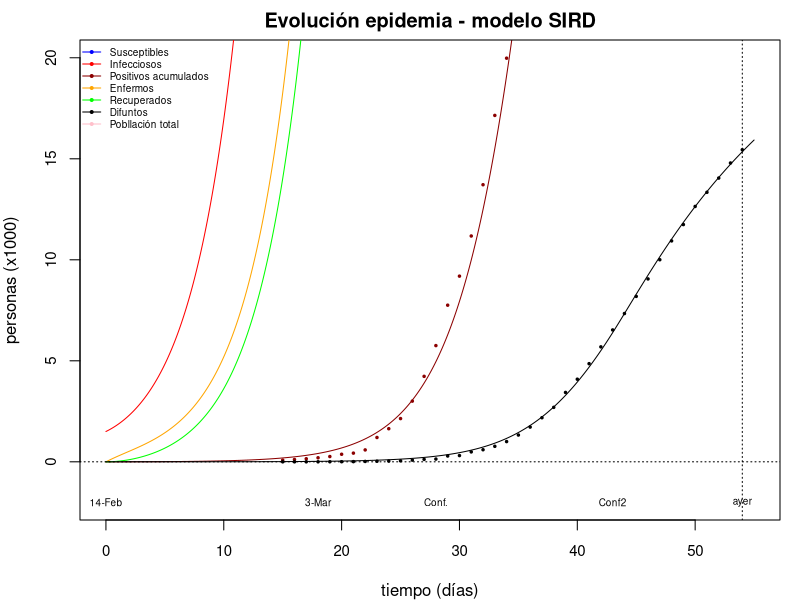

Generate this figure with R:
# MODELO SIERD (modificado del de JMO)
# Modelo de cajas para propagación de epidemias. 
# Cajas:
# S susceptibles
# I infecciosos 
# E Enfermos
# R recuperados 
# D difuntos
# C casos detectados acumulados
#
# Procesos que este modelo no tiene en cuenta:
# Compartimentalización espacial de la población.
# Distribución por edades de la población.
# Retraso o latencia entre la infección y la infeciosidad.
# 
# Unidades: tiempo en días y las demás variables en millares de personas.

library(deSolve) #Para usar la función "ode" http://biom300.weebly.com/simulating-disease-models-examples.html

# Sistemas de ecuaciones diferenciales en R
# Podemos resolver numericamente estos sistemas en R gracias a la función ode() del package deSolve
# Instalar con:
##  install.packages("deSolve")
# Se usa con la función with() function abajo:
sird_equations <- function(time, variables, parameters) {
  with(as.list(c(variables, parameters)), {
    dS <- - alpha(time)*I*S + gamma*R
    dI <- + alpha(time)*I*S - epsilon*(I-E)
    dE <- + epsilon*(I-E) - beta*E - delta*E
    dR <- + beta*E - gamma*R
    dD <- + delta*E
    dC <- + alpha(time)*E*S
    return(list(c(dS, dI, dR, dD, dC, dE)))
  })
}

#Salida gráfica:
ymin=-2
ymax=020

#Tiempos del modelo:
día_final_modelo=55
dia_cero_lbl = "14-Feb" #día correspondiente al inicio del modelo.
dia_primer_dato <- 15 #29 de febrero 2020, día del modelo correspondiente al día del primer dato (ver abajo)
dia_primera_muerte <- dia_primer_dato + 3
dia_primera_muerte_lbl="3-Mar"
dia_confinamiento <- dia_primer_dato + 13 #13-April onset of confinement and alpha2
dia_confinamiento_lbl="Conf."
dia_confinamiento2 <- dia_primer_dato + 28 #Lunes 30-April onset of confinement and alpha2
dia_confinamiento2_lbl="Conf2"
# Datos reales de Covid-19 en España 
numero_datos = 39
dias <- dia_primer_dato + seq(0, numero_datos, by = 1) 
#Casos detectados en miles, de https://ourworldindata.org/coronavirus#confirmed-covid-19-cases-by-country
casos <- c(.083, #29 febrero
           .114,.151,.200,.261,.374,.430,.589,1.204,1.639,2.140,3.004,4.231,5.753,7.753, #hasta el 14 de marzo
           9.191,11.178,13.716,17.147,19.980,24.926,28.572,33.089,39.673,47.610,56.188,64.059,72.248,78.797, 85.195,
           94.417, 102.136, 110.238, 117.710, 124.136,  #from April 1st
          131.646, 136.675, 141.942, 148.220, 153.222 ) #from April 5th, data from https://www.worldometers.info/coronavirus/country/spain/
#Muertes en miles, https://ourworldindata.org/coronavirus#confirmed-covid-19-deaths-by-country
dead <- c(0.000, #29 febrero
          0.000,0.000,0.001,0.003,0.005,0.009, 0.019,0.028,0.036,0.050,0.084,0.121,0.136,0.288,0.309,0.491,0.598,0.767,1.002,1.326,1.720,2.182, 2.696,3.434,4.089,4.858,5.690,6.528, 7.340, 
          8.189, 9.053, 10.003, 10.935, 11.744, #from April 1st
          12.641, 13.341, 14.045, 14.792, 15.447 ) #from April 5th, data from https://www.worldometers.info/coronavirus/country/spain/
datos <- data.frame (dias,casos,dead)

#Tiempos en que calcular las variables
tiempos <- seq(0, día_final_modelo, by = .1) #paso de 0.1 días


#PARÁMETROS
población <- 47000 #en miles de individuos
p <- 1 #1 #proporción inicial de susceptibles
q <- .007 #.17 proporción de infecciosos que son detectados. Vò study: 89 positives nearly none knew.
#valores iniciales [miles]:
S0 <- p*población 
I0 <- 1.5 #el 14-F había en España 2 casos confirmados
R0 <- 0
D0 <- 0
C0 <- I0*q
E0 <- 0


alpha1 <- 8.3e-6 #tasa capacidad de infeccion de Susceptibles`` [%/100/persona/dia]
alpha2 <- alpha1/1  #0e-6 #tras el confinamiento
alpha3 <- alpha2/7 #0e-6 #tras el cierre salvo esenciales
alpha <- function(time){if (time<dia_confinamiento2){if (time<dia_confinamiento){alpha1} else{alpha2}} else{alpha3}} 
beta <- .2      #tasa diaria de recuperación de un Enfermo [%/100/día]. Basado en los 14 días de recuperación media. Vò (Veneto): onl6 6 out of 89 remain infected after 9 days. Most were assymptomatic: https://www.theguardian.com/commentisfree/2020/mar/20/eradicated-coronavirus-mass-testing-covid-19-italy-vo?CMP=share_btn_tw
gamma <- 0e-3    #tasa diaria de Recuperados que devienen Susceptibles de nuevo [%/100/día]
delta <- 1.5e-4  #tasa diaria de muerte de un Enfermo [%/100/día]. 1.5e-4 basado en la letalidad del 0.2% en dos semanas https://www.cebm.net/covid-19/global-covid-19-case-fatality-rates/
epsilon <- .2   #tasa diaria de Infectados que devienen Enfermos [%/100/día]. 1.5e-4 basado en el periodo de incubación en 5 días


parameters_values <- c(
  beta,
  delta    
)
#valores iniciales de las variables en un vector:
initial_values <- c(S = S0, I = I0, R = R0, D = D0, C = C0, E=E0)



#Resolver numericamente el sistema:
sird_values <- ode(
  y = initial_values,
  times = tiempos,
  func = sird_equations,
  parms = parameters_values 
)

# Para ver los valores calculados:
sird_values
# Los ponemos en un data frame para usarlos con la función with()
sird_values <- as.data.frame(sird_values)
  

 
#Márgenes del gráfico  
par(mar=c(4,4,2,1))
#Gráfica general
with(sird_values, {
  plot(
    time, C*q, lty = 1, type = "l", col = "dark red",
    xlim = c(0,día_final_modelo), cex.axis=0.9,
    ylim = c(ymin,ymax),
    xlab = "tiempo (días)", 
    ylab = "personas (x1000)",
    main = "Evolución epidemia - modelo SIRD"
  )
  lines(time, S, col = "blue")
  lines(time, I, col = "red")
  lines(time, E, col = "orange")
  lines(time, R, col = "green")
  lines(time, D, col = "black")
  lines(time, S+I+R+E+D, col = "pink")
  abline(a=0,b=0,lty = 3, col="black")
  abline(v=numero_datos+dia_primer_dato,lty=3,col="black")
  text(0,ymin,dia_cero_lbl,cex=0.6,col="black")
  text(dia_primera_muerte,ymin,dia_primera_muerte_lbl,cex=0.6,col="black")
  text(dia_confinamiento ,ymin,dia_confinamiento_lbl, cex=0.6,col="black")
  text(dia_confinamiento2,ymin,dia_confinamiento2_lbl,cex=0.6,col="black")
  text(numero_datos+dia_primer_dato,ymin,"ayer",cex=0.6,col="black")
  with(datos,points(dias, casos, pch = 20, cex=0.5,col = "dark red"))
  with(datos,points(dias, dead, pch = 20, cex=0.5,col = "black"))
})

#Leyenda:
legend("topleft", c("Susceptibles","Infecciosos","Positivos acumulados","Enfermos","Recuperados","Difuntos", "Pobllación total"),
  col = c( "blue", "red", "dark red", "orange", "green", "black", "pink"), cex=0.6, lty = 1, bty = "n", pch=20)

cat(  "S Min. Susceptibles:", min(sird_values$S), "k pp")
cat("\nI Max. Infecciosos: ", max(sird_values$I), "k pp")
cat("\nE Max. Enfermos:    ", max(sird_values$E), "k pp")
cat("\nR Final Recuperados:", max(sird_values$R), "k pp")
cat("\nD Final Deaths:     ", max(sird_values$D), "k pp")


#REFS:
# https://reason.com/2020/04/03/what-we-should-have-learned-from-icelands-response-to-covid-19/
# https://www.statista.com/statistics/1106855/tested-and-confirmed-coronavirus-cases-in-iceland/
# https://www.cebm.net/covid-19/global-covid-19-case-fatality-rates/
# https://cleantechnica.com/2020/03/21/iceland-is-doing-science-50-of-people-with-covid-19-not-showing-symptoms-50-have-very-moderate-cold-symptoms/
# https://www.government.is/news/article/2020/03/15/Large-scale-testing-of-general-population-in-Iceland-underway/
# https://www.theguardian.com/commentisfree/2020/mar/20/eradicated-coronavirus-mass-testing-covid-19-italy-vo?CMP=share_btn_tw
# I=0.15 https://www.imperial.ac.uk/mrc-global-infectious-disease-analysis/covid-19/report-13-europe-npi-impact/
# I=0.15 https://catalunyaplural.cat/ca/la-prudencia-en-epidemiologia/
